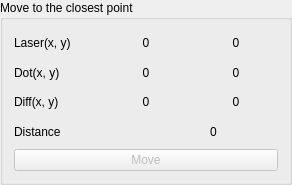
         <widget class="QGroupBox" name="groupBox_13">
          <property name="minimumSize">
           <size>
            <width>292</width>
            <height>185</height>
           </size>
          </property>
          <property name="maximumSize">
           <size>
            <width>16777215</width>
            <height>16777215</height>
           </size>
          </property>
          <property name="title">
           <string>Move to the closest point</string>
          </property>
          <layout class="QVBoxLayout" name="verticalLayout_19">
           <item>
            <layout class="QHBoxLayout" name="horizontalLayout_6">
             <property name="topMargin">
              <number>0</number>
             </property>
             <property name="bottomMargin">
              <number>0</number>
             </property>
             <item>
              <widget class="QLabel" name="label_70">
               <property name="minimumSize">
                <size>
                 <width>64</width>
                 <height>0</height>
                </size>
               </property>
               <property name="text">
                <string>Laser(x, y)</string>
               </property>
              </widget>
             </item>
             <item>
              <widget class="QLabel" name="label_71">
               <property name="text">
                <string>0</string>
               </property>
               <property name="alignment">
                <set>Qt::AlignCenter</set>
               </property>
              </widget>
             </item>
             <item>
              <widget class="QLabel" name="label_72">
               <property name="text">
                <string>0</string>
               </property>
               <property name="alignment">
                <set>Qt::AlignCenter</set>
               </property>
              </widget>
             </item>
            </layout>
           </item>
           <item>
            <layout class="QHBoxLayout" name="horizontalLayout_42">
             <property name="topMargin">
              <number>0</number>
             </property>
             <property name="bottomMargin">
              <number>0</number>
             </property>
             <item>
              <widget class="QLabel" name="label_733">
               <property name="minimumSize">
                <size>
                 <width>64</width>
                 <height>0</height>
                </size>
               </property>
               <property name="text">
                <string>Dot(x, y)</string>
               </property>
              </widget>
             </item>
             <item>
              <widget class="QLabel" name="label_73">
               <property name="text">
                <string>0</string>
               </property>
               <property name="alignment">
                <set>Qt::AlignCenter</set>
               </property>
              </widget>
             </item>
             <item>
              <widget class="QLabel" name="label_74">
               <property name="text">
                <string>0</string>
               </property>
               <property name="alignment">
                <set>Qt::AlignCenter</set>
               </property>
              </widget>
             </item>
            </layout>
           </item>
           <item>
            <layout class="QHBoxLayout" name="horizontalLayout_43">
             <property name="topMargin">
              <number>0</number>
             </property>
             <property name="bottomMargin">
              <number>0</number>
             </property>
             <item>
              <widget class="QLabel" name="label_766">
               <property name="minimumSize">
                <size>
                 <width>64</width>
                 <height>0</height>
                </size>
               </property>
               <property name="text">
                <string>Diff(x, y)</string>
               </property>
              </widget>
             </item>
             <item>
              <widget class="QLabel" name="label_75">
               <property name="text">
                <string>0</string>
               </property>
               <property name="alignment">
                <set>Qt::AlignCenter</set>
               </property>
              </widget>
             </item>
             <item>
              <widget class="QLabel" name="label_76">
               <property name="text">
                <string>0</string>
               </property>
               <property name="alignment">
                <set>Qt::AlignCenter</set>
               </property>
              </widget>
             </item>
            </layout>
           </item>
           <item>
            <layout class="QHBoxLayout" name="horizontalLayout_45">
             <property name="topMargin">
              <number>0</number>
             </property>
             <property name="bottomMargin">
              <number>0</number>
             </property>
             <item>
              <widget class="QLabel" name="label_767">
               <property name="minimumSize">
                <size>
                 <width>64</width>
                 <height>0</height>
                </size>
               </property>
               <property name="text">
                <string>Distance</string>
               </property>
              </widget>
             </item>
             <item>
              <widget class="QLabel" name="label_78">
               <property name="text">
                <string>0</string>
               </property>
               <property name="alignment">
                <set>Qt::AlignCenter</set>
               </property>
              </widget>
             </item>
            </layout>
           </item>
           <item>
            <widget class="QPushButton" name="btn_3_move">
             <property name="enabled">
              <bool>false</bool>
             </property>
             <property name="text">
              <string>Move</string>
             </property>
            </widget>
           </item>
          </layout>
         </widget>
